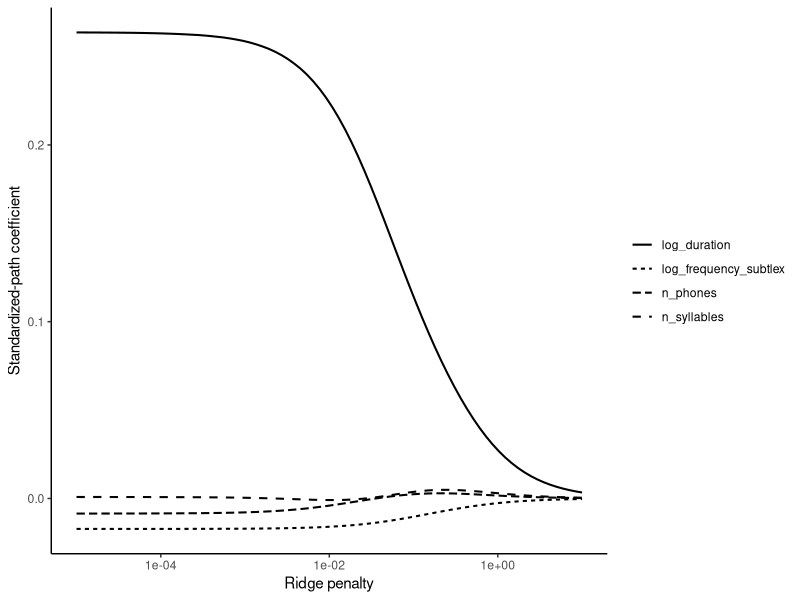
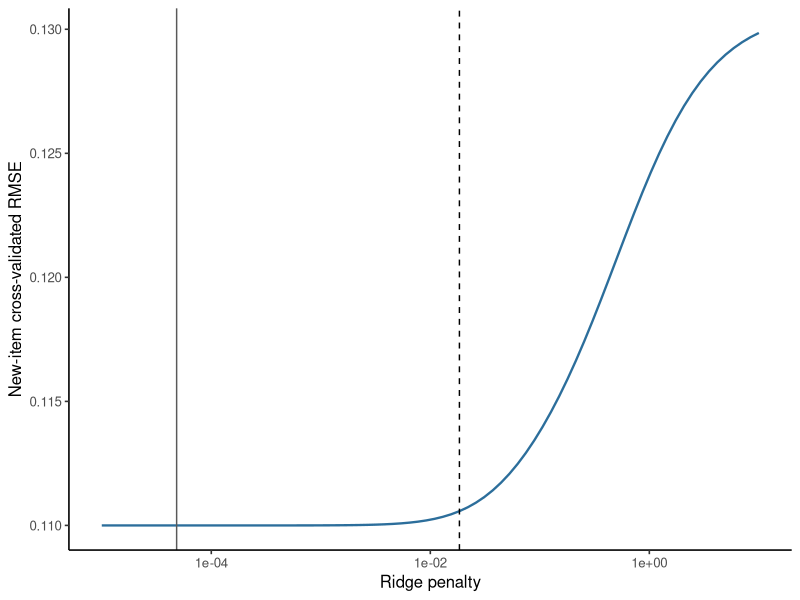

These figures' R source, in order:
## ---- chunk 1
#| label: validate-mald-ridge
library(ggplot2)
library(glmnet)

mald <- read.csv("data/mald/mald-items.csv", stringsAsFactors = FALSE)
X <- model.matrix(
  ~ log_frequency_subtlex + log_duration + n_phones + n_syllables,
  data = mald
)[, -1, drop = FALSE]
y <- mald$mean_log_rt

n_folds <- 10L
set.seed(20261020)
fold_id <- sample(rep(seq_len(n_folds), length.out = nrow(mald)))
penalty_grid <- 10^seq(-5, 1, length.out = 80L)
ridge_mixing <- 0
fold_mse <- matrix(NA_real_, nrow = n_folds, ncol = length(penalty_grid))
ridge_predictions <- matrix(
  NA_real_,
  nrow = nrow(mald),
  ncol = length(penalty_grid)
)
ols_predictions <- rep(NA_real_, nrow(mald))

for (fold in seq_len(n_folds)) {
  training <- fold_id != fold
  testing <- !training

  ridge_fit <- glmnet(
    x = X[training, , drop = FALSE],
    y = y[training],
    alpha = ridge_mixing,
    lambda = penalty_grid,
    standardize = TRUE,
    intercept = TRUE
  )
  current_predictions <- predict(
    ridge_fit,
    newx = X[testing, , drop = FALSE],
    s = penalty_grid
  )
  ridge_predictions[testing, ] <- current_predictions
  fold_mse[fold, ] <- colMeans((y[testing] - current_predictions)^2)

  ols_fit <- lm(
    mean_log_rt ~ log_frequency_subtlex + log_duration +
      n_phones + n_syllables,
    data = mald[training, ]
  )
  ols_predictions[testing] <- predict(ols_fit, newdata = mald[testing, ])
}

mean_mse <- colMeans(fold_mse)
se_mse <- apply(fold_mse, 2, sd) / sqrt(n_folds)
minimum_index <- which.min(mean_mse)
one_se_candidates <- which(
  mean_mse <= mean_mse[minimum_index] + se_mse[minimum_index]
)
one_se_index <- max(one_se_candidates)
lambda_min <- penalty_grid[minimum_index]
lambda_one_se <- penalty_grid[one_se_index]
ridge_one_se_prediction <- ridge_predictions[, one_se_index]

ridge_rmse <- sqrt(mean((y - ridge_one_se_prediction)^2))
ols_rmse <- sqrt(mean((y - ols_predictions)^2))

stopifnot(
  nrow(mald) == length(unique(mald$item)),
  all(is.finite(ridge_one_se_prediction)),
  all(is.finite(ols_predictions)),
  lambda_one_se >= lambda_min
)

data.frame(
  method = c("ridge: one-SE rule", "ordinary least squares"),
  held_out_rmse = c(ridge_rmse, ols_rmse)
)
## ---- chunk 2
#| label: show-mald-ridge-path
full_path <- glmnet(
  x = X,
  y = y,
  alpha = 0, # dqr-allow: algorithm-setting
  lambda = penalty_grid,
  standardize = TRUE,
  intercept = TRUE
)
path_matrix <- as.matrix(coef(full_path))[-1, , drop = FALSE]
path_data <- do.call(rbind, lapply(seq_len(nrow(path_matrix)), function(j) {
  data.frame(
    lambda = full_path$lambda,
    coefficient = rownames(path_matrix)[[j]],
    estimate = path_matrix[j, ]
  )
}))
ggplot(path_data, aes(lambda, estimate, linetype = coefficient)) +
  geom_line(linewidth = 0.7) +
  scale_x_log10() +
  labs(x = "Ridge penalty", y = "Standardized-path coefficient", linetype = NULL) +
  theme_classic(base_size = 11)
## ---- chunk 3
#| label: plot-mald-ridge-validation
#| fig-cap: "Validation error for new items across the ridge penalty grid. The solid and dashed lines mark the minimum error and one standard error choices."
validation_curve <- data.frame(
  lambda = penalty_grid,
  rmse = sqrt(mean_mse)
)

ggplot(validation_curve, aes(lambda, rmse)) +
  geom_line(color = "#2C6E9B", linewidth = 0.8) +
  geom_vline(xintercept = lambda_min, color = "grey35", linewidth = 0.5) +
  geom_vline(
    xintercept = lambda_one_se,
    color = "black",
    linetype = 2,
    linewidth = 0.5
  ) +
  scale_x_log10() +
  labs(x = "Ridge penalty", y = "New-item cross-validated RMSE") +
  theme_classic(base_size = 12)
